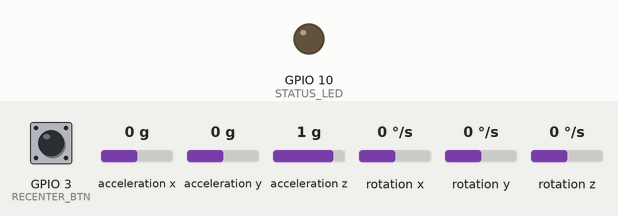
Simulated run of this sketch. Board: ESP32-C3. Shown: output pins drawn as LEDs (lit = HIGH). Wiring (inferred from the names in the program): MPU-6050 motion sensor at I2C address 0x68. Inputs (shaded band) come from the test bench; at power-on: GPIO 3 (RECENTER_BTN) HIGH, acceleration x 0 g, acceleration y 0 g, acceleration z 1 g, rotation x 0 °/s, rotation y 0 °/s, rotation z 0 °/s.

Above: at 0.1 s.
At 1.5 s:
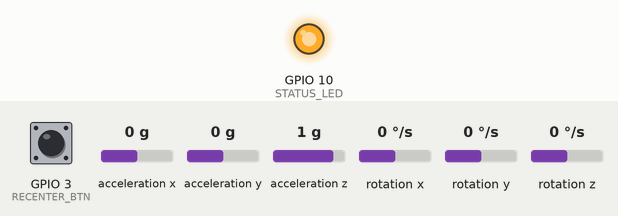
Timing chart, 0 to 3.0 s (numbered marks = the images above):
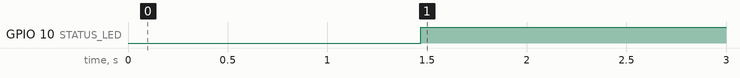

The sketch:

controle_vr_c3.ino
```cpp
/*
 * OCTABOT ESP-NOW - CONTROLE VR (gimbal por head-tracking)
 * Placa: ESP32-C3 Super Mini.  Giroscopio: MPU6050.  LED vermelho 2 pinos (status).
 *
 * Mover a cabeca move o gimbal:
 *   - inclinar (acenar) -> TILT  (acelerometro, sem drift)
 *   - virar (yaw)       -> PAN   (giroscopio integrado; calibra no boot; botao recentraliza)
 * Envia pacote tipo 'G' (x=pan, y=tilt) por ESP-NOW pro carrinho.
 *
 * LED: PISCANDO = sem conexao ; ACESO = conectado.
 *
 * >>> cole em RECEIVER_MAC o MAC que o carrinho imprime no Serial <<<
 *
 * Ligacao: MPU6050 VCC->3V3, GND->GND, SDA->GPIO8, SCL->GPIO9
 *          LED: GPIO10 -> resistor 220ohm -> LED(+) ; LED(-) -> GND
 *          Botao recentralizar: GPIO3 -> botao -> GND
 */

#include <WiFi.h>
#include <esp_now.h>
#include <esp_wifi.h>
#include <Wire.h>

uint8_t RECEIVER_MAC[] = {0x00,0x00,0x00,0x00,0x00,0x00}; // <-- MAC do carrinho
#define WIFI_CANAL   1
#define SDA_PIN      8
#define SCL_PIN      9
#define STATUS_LED   10
#define RECENTER_BTN 3
#define MPU_ADDR     0x68
const float PAN_GANHO=1.0, TILT_GANHO=1.0;
const bool  PAN_INVERTE=false, TILT_INVERTE=false;

typedef struct { uint8_t tipo; int16_t x; int16_t y; } Pacote;
Pacote pac;

volatile unsigned long ultimoOk=0;
void onSent(const uint8_t* mac, esp_now_send_status_t s){ if(s==ESP_NOW_SEND_SUCCESS) ultimoOk=millis(); }

float gyBias=0, gzBias=0, pitch=0, yaw=0;
unsigned long ultimoMicros=0;

void mpuEscreve(uint8_t r,uint8_t v){ Wire.beginTransmission(MPU_ADDR);Wire.write(r);Wire.write(v);Wire.endTransmission(true); }
bool mpuLer(float&ax,float&ay,float&az,float&gx,float&gy,float&gz){
  Wire.beginTransmission(MPU_ADDR); Wire.write(0x3B);
  if(Wire.endTransmission(false)!=0) return false;
  if(Wire.requestFrom(MPU_ADDR,14,true)!=14) return false;
  int16_t axr=(Wire.read()<<8)|Wire.read(), ayr=(Wire.read()<<8)|Wire.read(), azr=(Wire.read()<<8)|Wire.read();
  Wire.read();Wire.read();
  int16_t gxr=(Wire.read()<<8)|Wire.read(), gyr=(Wire.read()<<8)|Wire.read(), gzr=(Wire.read()<<8)|Wire.read();
  ax=axr/16384.0; ay=ayr/16384.0; az=azr/16384.0;
  gx=gxr/131.0;   gy=gyr/131.0;   gz=gzr/131.0;
  return true;
}
void calibrarGiro(){ float sy=0,sz=0; int n=0;
  for(int i=0;i<300;i++){ float ax,ay,az,gx,gy,gz; if(mpuLer(ax,ay,az,gx,gy,gz)){sy+=gy;sz+=gz;n++;} delay(3);}
  if(n){gyBias=sy/n; gzBias=sz/n;}
}

void setup(){
  pinMode(STATUS_LED,OUTPUT); pinMode(RECENTER_BTN,INPUT_PULLUP);
  Wire.begin(SDA_PIN,SCL_PIN);
  mpuEscreve(0x6B,0); delay(100);
  calibrarGiro();                     // fique PARADO ao ligar

  WiFi.mode(WIFI_STA);
  esp_wifi_set_channel(WIFI_CANAL, WIFI_SECOND_CHAN_NONE);
  if(esp_now_init()!=ESP_OK){ while(true){digitalWrite(STATUS_LED,millis()%120<60);} }
  esp_now_register_send_cb(onSent);
  esp_now_peer_info_t peer={}; memcpy(peer.peer_addr,RECEIVER_MAC,6); peer.channel=WIFI_CANAL; peer.encrypt=false;
  esp_now_add_peer(&peer);
  ultimoMicros=micros();
}

unsigned long ultimoEnvio=0, ultimoBlink=0; bool ledEst=false;
void loop(){
  float ax,ay,az,gx,gy,gz;
  unsigned long agora=micros();
  float dt=(agora-ultimoMicros)/1000000.0; ultimoMicros=agora;
  if(dt<=0||dt>0.2) dt=0.01;
  if(mpuLer(ax,ay,az,gx,gy,gz)){
    float accPitch=atan2(-ax,sqrt(ay*ay+az*az))*57.2958;
    pitch=0.98*(pitch+(gy-gyBias)*dt)+0.02*accPitch;
    yaw += (gz-gzBias)*dt;
  }
  if(digitalRead(RECENTER_BTN)==LOW) yaw=0;

  if(millis()-ultimoEnvio>=40){
    ultimoEnvio=millis();
    int p=(int)(90 + yaw  *PAN_GANHO *(PAN_INVERTE ?-1:1));
    int t=(int)(90 + pitch*TILT_GANHO*(TILT_INVERTE?-1:1));
    pac.tipo='G'; pac.x=constrain(p,0,180); pac.y=constrain(t,0,180);
    esp_now_send(RECEIVER_MAC,(uint8_t*)&pac,sizeof(pac));
  }
  if(millis()-ultimoOk<500) digitalWrite(STATUS_LED,HIGH);
  else if(millis()-ultimoBlink>200){ultimoBlink=millis();ledEst=!ledEst;digitalWrite(STATUS_LED,ledEst);}
}
```

Measured:
- by itself, GPIO 10 (STATUS_LED): LOW → HIGH at 1.5 s
